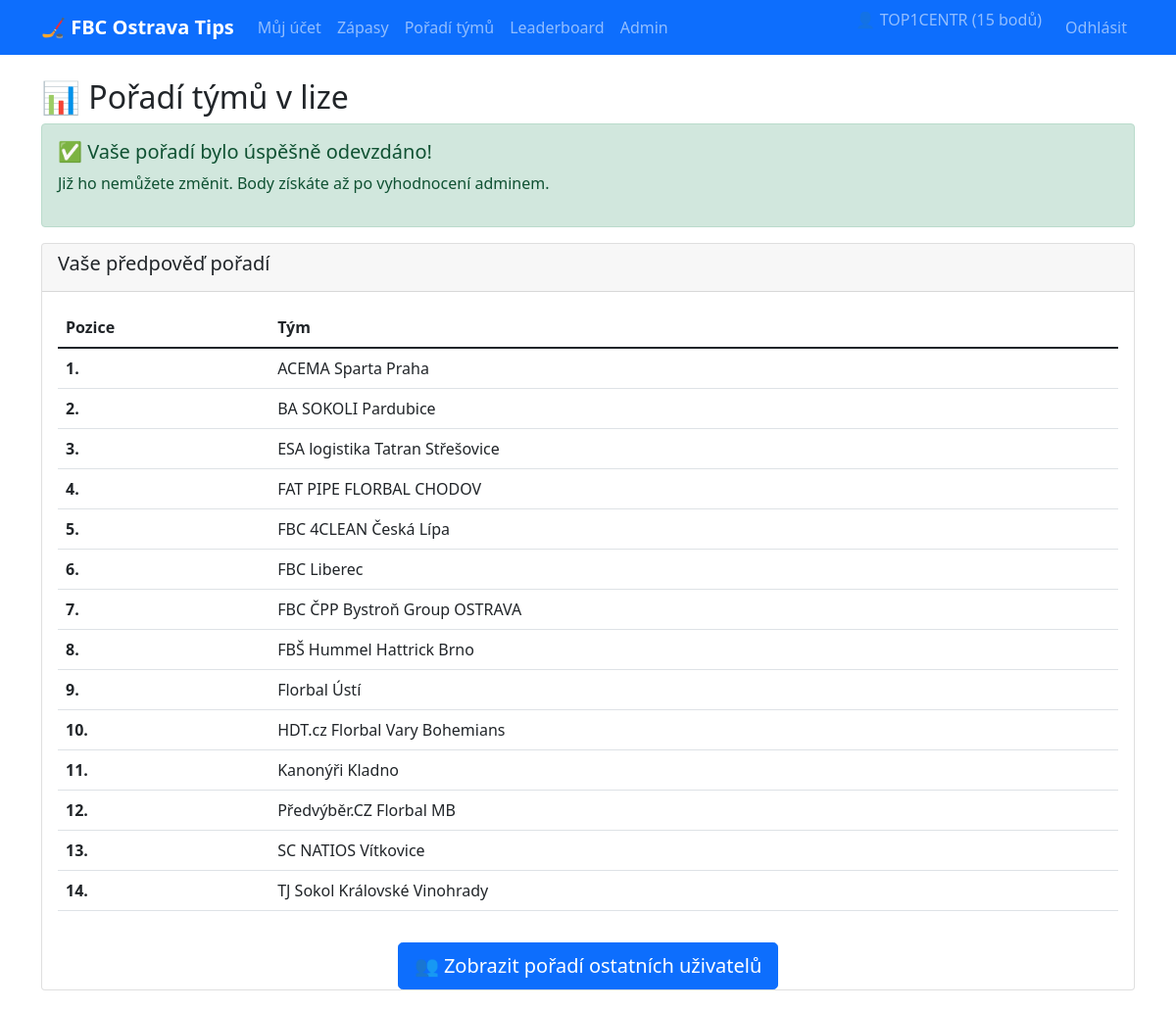
Screenshot of /poradi-tymu/ (signed in) with the database file from the repository.
### tipovani/models.py (models this page shows, shortened)
class UserProfile(models.Model):
    user = models.OneToOneField(User, on_delete=models.CASCADE)
    points = models.IntegerField(default=0)

class TeamRankingItem(models.Model):
    ranking = models.ForeignKey(TeamRanking, on_delete=models.CASCADE, related_name='items')
    team = models.ForeignKey(Team, on_delete=models.CASCADE)
    position = models.IntegerField()
    class Meta:
        unique_together = ['ranking', 'team']
        unique_together = ['ranking', 'position']

class Team(models.Model):
    name = models.CharField(max_length=100, unique=True)
    position = models.IntegerField(null=True, blank=True)  # Pro správné pořadí od admina

### tipovani/views.py (the view, shortened to what this page needs)
# urls.py: path('poradi-tymu/', views.poradi_tymu, name='poradi_tymu'),
@login_required
def poradi_tymu(request):
    try:
        team_ranking = TeamRanking.objects.get(user=request.user)
        if team_ranking.is_submitted:
            ranking_items = TeamRankingItem.objects.filter(ranking=team_ranking).select_related('team').order_by('position')
            return render(request, 'tipovani/poradi_tymu.html', {
                'submitted': True,
                'ranking_items': ranking_items
            })
    except TeamRanking.DoesNotExist:
        team_ranking = None

### tipovani/templates/tipovani/poradi_tymu.html (shortened to what this page needs)
{% extends 'tipovani/base.html' %}
{% block content %}
<h2>📊 Pořadí týmů v lize</h2>
{% if submitted %}
    <div class="alert alert-success">
        <h5>✅ Vaše pořadí bylo úspěšně odevzdáno!</h5>
        <p>Již ho nemůžete změnit. Body získáte až po vyhodnocení adminem.</p>
    </div>
    <div class="card">
        <div class="card-header">
            <h5>Vaše předpověď pořadí</h5>
        </div>
        <div class="card-body">
            <div class="table-responsive">
                <table class="table">
                    <thead>
                        <tr>
                            <th>Pozice</th>
                            <th>Tým</th>
                        </tr>
                    </thead>
                    <tbody>
                        {% for item in ranking_items %}
                        <tr>
                            <td><strong>{{ item.position }}.</strong></td>
                            <td>{{ item.team.name }}</td>
                        </tr>
                        {% endfor %}
                    </tbody>
                </table>
            </div>
        </div>
        <div class="d-flex justify-content-center">
            <a href="{% url 'ostatni_poradi' %}" class="btn btn-primary btn-lg">
                👥 Zobrazit pořadí ostatních uživatelů
            </a>
        </div>
    </div>
{% endif %}
{% endblock %}

### tipovani/templates/tipovani/base.html (shortened to what this page needs)
<!DOCTYPE html>
<html lang="cs">
<head>
    <link href="https://cdn.jsdelivr.net/npm/bootstrap@5.1.3/dist/css/bootstrap.min.css" rel="stylesheet">
</head>
<body>
    <nav class="navbar navbar-expand-lg navbar-dark bg-primary">
        <div class="container">
            <a class="navbar-brand" href="{% url 'dashboard' %}">🏒 FBC Ostrava Tips</a>
            {% if user.is_authenticated %}
            <div class="collapse navbar-collapse" id="navbarNav">
                <ul class="navbar-nav me-auto">
                    <li class="nav-item">
                        <a class="nav-link" href="{% url 'dashboard' %}">Můj účet</a>
                    </li>
                    <li class="nav-item">
                        <a class="nav-link" href="{% url 'zapasy' %}">Zápasy</a>
                    </li>
                    <li class="nav-item">
                        <a class="nav-link" href="{% url 'poradi_tymu' %}">Pořadí týmů</a>
                    </li>
                    <li class="nav-item">
                        <a class="nav-link" href="{% url 'leaderboard' %}">Leaderboard</a>
                    </li>
                    {% if user.is_staff %}
                    <li class="nav-item">
                        <a class="nav-link" href="{% url 'admin_dashboard' %}">Admin</a>
                    </li>
                    {% endif %}
                </ul>
                <ul class="navbar-nav">
                    <li class="nav-item">
                        <span class="navbar-text me-3">
                            👤 {{ user.username }} ({{ user.userprofile.points|default:0 }} bodů)
                        </span>
                    </li>
                    <li class="nav-item">
                        <a class="nav-link" href="{% url 'logout' %}">Odhlásit</a>
                    </li>
                </ul>
            </div>
            {% endif %}
        </div>
    </nav>
    <div class="container mt-4">
        {% block content %}
        {% endblock %}
    </div>
</body>
</html>

### tipovani/templates/tipovani/base.html (style rules this page uses)
.navbar-brand { font-weight: bold; }
.card { margin-bottom: 20px; }

### rows the page displays
TeamRankingItem: position "1", team.name "ACEMA Sparta Praha"
TeamRankingItem: position "2", team.name "BA SOKOLI Pardubice"
TeamRankingItem: position "3", team.name "ESA logistika Tatran Střešovice"
TeamRankingItem: position "4", team.name "FAT PIPE FLORBAL CHODOV"
TeamRankingItem: position "5", team.name "FBC 4CLEAN Česká Lípa"
TeamRankingItem: position "6", team.name "FBC Liberec"
TeamRankingItem: position "7", team.name "FBC ČPP Bystroň Group OSTRAVA"
TeamRankingItem: position "8", team.name "FBŠ Hummel Hattrick Brno"
TeamRankingItem: position "9", team.name "Florbal Ústí"
TeamRankingItem: position "10", team.name "HDT.cz Florbal Vary Bohemians"
TeamRankingItem: position "11", team.name "Kanonýři Kladno"
TeamRankingItem: position "12", team.name "Předvýběr.CZ Florbal MB"
TeamRankingItem: position "13", team.name "SC NATIOS Vítkovice"
TeamRankingItem: position "14", team.name "TJ Sokol Královské Vinohrady"

### other values shown
{{ user.username }} "TOP1CENTR"
{{ user.userprofile.points|default:0 }} "15"
